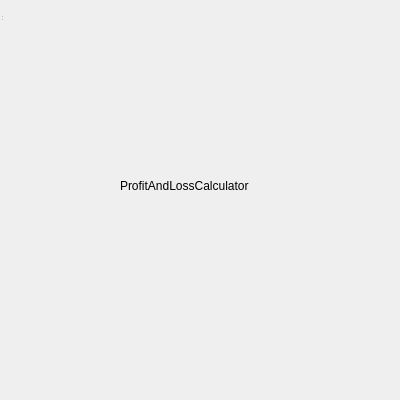
<?xml version="1.0" encoding="UTF-8"?>
<ui version="4.0">
 <class>ProfitAndLossCalculator</class>
 <widget class="QWidget" name="ProfitAndLossCalculator">
  <property name="geometry">
   <rect>
    <x>0</x>
    <y>0</y>
    <width>400</width>
    <height>400</height>
   </rect>
  </property>
  <property name="windowTitle">
   <string>Forex Calculator</string>
  </property>
  <widget class="QWidget" name="centralwidget" native="true">
   <property name="geometry">
    <rect>
     <x>0</x>
     <y>0</y>
     <width>511</width>
     <height>371</height>
    </rect>
   </property>
   <widget class="QLabel" name="label">
    <property name="geometry">
     <rect>
      <x>120</x>
      <y>150</y>
      <width>271</width>
      <height>71</height>
     </rect>
    </property>
    <property name="text">
     <string>ProfitAndLossCalculator</string>
    </property>
   </widget>
  </widget>
  <widget class="QStatusBar" name="statusbar">
   <property name="geometry">
    <rect>
     <x>0</x>
     <y>0</y>
     <width>3</width>
     <height>22</height>
    </rect>
   </property>
  </widget>
  <action name="aboutQt">
   <property name="text">
    <string>About Qt</string>
   </property>
  </action>
  <action name="aboutForexCalculator">
   <property name="text">
    <string>About Forex Calculator</string>
   </property>
  </action>
  <action name="actionPip_calculator">
   <property name="text">
    <string>Pip Calculator</string>
   </property>
   <property name="shortcut">
    <string>Ctrl+P</string>
   </property>
  </action>
  <action name="actionMargin_calculator">
   <property name="text">
    <string>Margin Calculator</string>
   </property>
   <property name="shortcut">
    <string>Ctrl+M</string>
   </property>
  </action>
  <action name="actionLot_Size_Calculator">
   <property name="text">
    <string>Lot Size Calculator</string>
   </property>
   <property name="shortcut">
    <string>Ctrl+L</string>
   </property>
  </action>
  <action name="actionProfit_and_Loss_Calculator">
   <property name="text">
    <string>Profit and Loss Calculator</string>
   </property>
   <property name="shortcut">
    <string>Ctrl+T</string>
   </property>
  </action>
  <action name="actionPosition_Size_Calculator">
   <property name="text">
    <string>Position Size Calculator</string>
   </property>
   <property name="shortcut">
    <string>Ctrl+O</string>
   </property>
  </action>
  <action name="actionRisk_Reward_Calculator">
   <property name="text">
    <string>Risk/Reward Calculator</string>
   </property>
   <property name="shortcut">
    <string>Ctrl+R</string>
   </property>
  </action>
  <action name="actionSwap_Calculator">
   <property name="text">
    <string>Swap Calculator</string>
   </property>
   <property name="shortcut">
    <string>Ctrl+W</string>
   </property>
  </action>
  <action name="actionCurrency_Converter">
   <property name="text">
    <string>Currency Converter</string>
   </property>
   <property name="shortcut">
    <string>Ctrl+Y</string>
   </property>
  </action>
  <action name="actionFibonacci_Calculator">
   <property name="text">
    <string>Fibonacci Calculator</string>
   </property>
   <property name="shortcut">
    <string>Ctrl+F</string>
   </property>
  </action>
  <action name="actionVolatility_Calculator">
   <property name="text">
    <string>Volatility Calculator</string>
   </property>
   <property name="shortcut">
    <string>Ctrl+V</string>
   </property>
  </action>
  <action name="actionBreak_Even_Calculator">
   <property name="text">
    <string>Break-Even Calculator</string>
   </property>
   <property name="shortcut">
    <string>Ctrl+B</string>
   </property>
  </action>
  <action name="actionCompound_Interest_Calculator">
   <property name="text">
    <string>Compound Interest Calculator</string>
   </property>
   <property name="shortcut">
    <string>Ctrl+U</string>
   </property>
  </action>
  <action name="actionEnglish">
   <property name="text">
    <string>English</string>
   </property>
  </action>
  <action name="actionSpanish">
   <property name="text">
    <string>Spanish</string>
   </property>
  </action>
  <action name="actionChinese_2">
   <property name="text">
    <string>Chinese</string>
   </property>
  </action>
  <action name="actionArabic">
   <property name="text">
    <string>Arabic</string>
   </property>
  </action>
  <action name="actionRussian">
   <property name="text">
    <string>Russian</string>
   </property>
  </action>
  <action name="actionPortuguese">
   <property name="text">
    <string>Portuguese</string>
   </property>
  </action>
  <action name="actionGerman">
   <property name="text">
    <string>German</string>
   </property>
  </action>
  <action name="actionJapanese">
   <property name="text">
    <string>Japanese</string>
   </property>
  </action>
  <action name="actionHindi">
   <property name="text">
    <string>Hindi</string>
   </property>
  </action>
  <action name="actionBengali">
   <property name="text">
    <string>Bengali</string>
   </property>
  </action>
  <action name="actionPunjabi">
   <property name="text">
    <string>Punjabi</string>
   </property>
  </action>
  <action name="actionUrdu">
   <property name="text">
    <string>Urdu</string>
   </property>
  </action>
  <action name="actionVietnamese">
   <property name="text">
    <string>Vietnamese</string>
   </property>
  </action>
  <action name="actionIndonesian_Bahasa_Indonesia">
   <property name="text">
    <string>Indonesian (Bahasa Indonesia)</string>
   </property>
  </action>
  <action name="actionTagalog_Filipino">
   <property name="text">
    <string>Tagalog (Filipino)</string>
   </property>
  </action>
  <action name="actionKorean">
   <property name="text">
    <string>Korean</string>
   </property>
  </action>
  <action name="actionTamil">
   <property name="text">
    <string>Tamil</string>
   </property>
  </action>
  <action name="actionThai">
   <property name="text">
    <string>Thai</string>
   </property>
  </action>
  <action name="actionBurmese">
   <property name="text">
    <string>Burmese</string>
   </property>
  </action>
  <action name="actionKhmer">
   <property name="text">
    <string>Khmer</string>
   </property>
  </action>
  <action name="actionNepali">
   <property name="text">
    <string>Nepali</string>
   </property>
  </action>
  <action name="actionHindi_2">
   <property name="text">
    <string>Hindi</string>
   </property>
  </action>
  <action name="actionBengali_2">
   <property name="text">
    <string>Bengali</string>
   </property>
  </action>
  <action name="actionJapanese_2">
   <property name="text">
    <string>Japanese</string>
   </property>
  </action>
  <action name="actionKorean_2">
   <property name="text">
    <string>Korean</string>
   </property>
  </action>
  <action name="actionVietnamese_2">
   <property name="text">
    <string>Vietnamese</string>
   </property>
  </action>
  <action name="actionThai_2">
   <property name="text">
    <string>Thai</string>
   </property>
  </action>
  <action name="actionFrench_2">
   <property name="text">
    <string>French</string>
   </property>
  </action>
  <action name="actionGerman_2">
   <property name="text">
    <string>German</string>
   </property>
  </action>
  <action name="actionRussian_2">
   <property name="text">
    <string>Russian</string>
   </property>
  </action>
  <action name="actionPortuguese_2">
   <property name="text">
    <string>Portuguese</string>
   </property>
  </action>
  <action name="actionItalian">
   <property name="text">
    <string>Italian</string>
   </property>
  </action>
  <action name="actionPersian_Farsi">
   <property name="text">
    <string>Persian (Farsi)</string>
   </property>
  </action>
  <action name="actionTurkish">
   <property name="text">
    <string>Turkish</string>
   </property>
  </action>
  <action name="actionHebrew">
   <property name="text">
    <string>Hebrew</string>
   </property>
  </action>
  <action name="actionPashto">
   <property name="text">
    <string>Pashto</string>
   </property>
  </action>
  <action name="actionSwahili">
   <property name="text">
    <string>Swahili</string>
   </property>
  </action>
  <action name="actionAmharic">
   <property name="text">
    <string>Amharic</string>
   </property>
  </action>
  <action name="actionHausa">
   <property name="text">
    <string>Hausa</string>
   </property>
  </action>
  <action name="actionYoruba">
   <property name="text">
    <string>Yoruba</string>
   </property>
  </action>
  <action name="actionZulu">
   <property name="text">
    <string>Zulu</string>
   </property>
  </action>
  <action name="actionHaitian_Creole">
   <property name="text">
    <string>Haitian Creole</string>
   </property>
  </action>
  <action name="actionQuechua">
   <property name="text">
    <string>Quechua</string>
   </property>
  </action>
  <action name="actionGuarani">
   <property name="text">
    <string>Guarani</string>
   </property>
  </action>
  <action name="actionNahuatl">
   <property name="text">
    <string>Nahuatl</string>
   </property>
  </action>
  <action name="actionRisk_Management_Calculator">
   <property name="text">
    <string>Risk Management Calculator</string>
   </property>
   <property name="shortcut">
    <string>Ctrl+M</string>
   </property>
  </action>
 </widget>
 <resources/>
 <connections/>
</ui>
